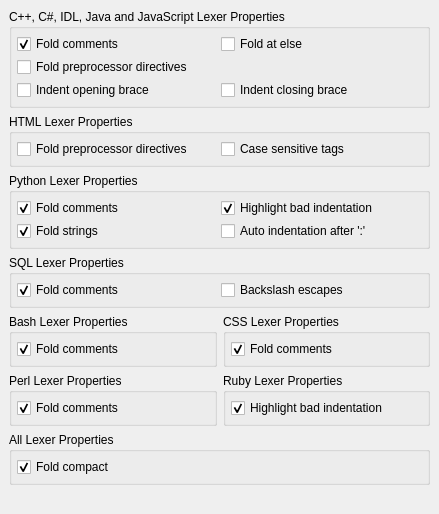
         <widget class="QWidget" name="wEditorProperties" >
          <attribute name="title" >
           <string>Properties</string>
          </attribute>
          <layout class="QGridLayout" >
           <property name="margin" >
            <number>9</number>
           </property>
           <property name="spacing" >
            <number>6</number>
           </property>
           <item row="6" column="0" colspan="2" >
            <widget class="QGroupBox" name="gbPropertiesAll" >
             <property name="title" >
              <string>All Lexer Properties</string>
             </property>
             <layout class="QVBoxLayout" >
              <property name="margin" >
               <number>5</number>
              </property>
              <property name="spacing" >
               <number>3</number>
              </property>
              <item>
               <widget class="QCheckBox" name="cbPropertiesAllFoldCompact" >
                <property name="text" >
                 <string>Fold compact</string>
                </property>
                <property name="checked" >
                 <bool>true</bool>
                </property>
               </widget>
              </item>
             </layout>
            </widget>
           </item>
           <item row="7" column="0" colspan="2" >
            <spacer>
             <property name="orientation" >
              <enum>Qt::Vertical</enum>
             </property>
             <property name="sizeHint" >
              <size>
               <width>421</width>
               <height>20</height>
              </size>
             </property>
            </spacer>
           </item>
           <item row="5" column="1" >
            <widget class="QGroupBox" name="gbPropertiesRuby" >
             <property name="title" >
              <string>Ruby Lexer Properties</string>
             </property>
             <layout class="QVBoxLayout" >
              <property name="margin" >
               <number>5</number>
              </property>
              <property name="spacing" >
               <number>3</number>
              </property>
              <item>
               <widget class="QCheckBox" name="cbPropertiesRubyHighlightBadIndentation" >
                <property name="text" >
                 <string>Highlight bad indentation</string>
                </property>
                <property name="checked" >
                 <bool>true</bool>
                </property>
               </widget>
              </item>
             </layout>
            </widget>
           </item>
           <item row="5" column="0" >
            <widget class="QGroupBox" name="gbPropertiesPerl" >
             <property name="title" >
              <string>Perl Lexer Properties</string>
             </property>
             <layout class="QVBoxLayout" >
              <property name="margin" >
               <number>5</number>
              </property>
              <property name="spacing" >
               <number>3</number>
              </property>
              <item>
               <widget class="QCheckBox" name="cbPropertiesPerlFoldComments" >
                <property name="text" >
                 <string>Fold comments</string>
                </property>
                <property name="checked" >
                 <bool>true</bool>
                </property>
               </widget>
              </item>
             </layout>
            </widget>
           </item>
           <item row="4" column="1" >
            <widget class="QGroupBox" name="gbPropertiesCSS" >
             <property name="title" >
              <string>CSS Lexer Properties</string>
             </property>
             <layout class="QVBoxLayout" >
              <property name="margin" >
               <number>5</number>
              </property>
              <property name="spacing" >
               <number>3</number>
              </property>
              <item>
               <widget class="QCheckBox" name="cbPropertiesCSSFoldComments" >
                <property name="text" >
                 <string>Fold comments</string>
                </property>
                <property name="checked" >
                 <bool>true</bool>
                </property>
               </widget>
              </item>
             </layout>
            </widget>
           </item>
           <item row="4" column="0" >
            <widget class="QGroupBox" name="gbPropertiesBash" >
             <property name="title" >
              <string>Bash Lexer Properties</string>
             </property>
             <layout class="QVBoxLayout" >
              <property name="margin" >
               <number>5</number>
              </property>
              <property name="spacing" >
               <number>3</number>
              </property>
              <item>
               <widget class="QCheckBox" name="cbPropertiesBashFoldComments" >
                <property name="text" >
                 <string>Fold comments</string>
                </property>
                <property name="checked" >
                 <bool>true</bool>
                </property>
               </widget>
              </item>
             </layout>
            </widget>
           </item>
           <item row="3" column="0" colspan="2" >
            <widget class="QGroupBox" name="gbPropertiesSQL" >
             <property name="title" >
              <string>SQL Lexer Properties</string>
             </property>
             <layout class="QHBoxLayout" >
              <property name="margin" >
               <number>5</number>
              </property>
              <property name="spacing" >
               <number>3</number>
              </property>
              <item>
               <widget class="QCheckBox" name="cbPropertiesSQLFoldComments" >
                <property name="text" >
                 <string>Fold comments</string>
                </property>
                <property name="checked" >
                 <bool>true</bool>
                </property>
               </widget>
              </item>
              <item>
               <widget class="QCheckBox" name="cbPropertiesSQLBackslashEscapes" >
                <property name="text" >
                 <string>Backslash escapes</string>
                </property>
               </widget>
              </item>
             </layout>
            </widget>
           </item>
           <item row="2" column="0" colspan="2" >
            <widget class="QGroupBox" name="gbPropertiesPython" >
             <property name="title" >
              <string>Python Lexer Properties</string>
             </property>
             <layout class="QGridLayout" >
              <property name="margin" >
               <number>5</number>
              </property>
              <property name="spacing" >
               <number>3</number>
              </property>
              <item row="1" column="1" >
               <widget class="QCheckBox" name="cbPropertiesPythonAutoIndentationAfter" >
                <property name="text" >
                 <string>Auto indentation after ':'</string>
                </property>
               </widget>
              </item>
              <item row="0" column="1" >
               <widget class="QCheckBox" name="cbPropertiesPythonHighlightBadIndentation" >
                <property name="text" >
                 <string>Highlight bad indentation</string>
                </property>
                <property name="checked" >
                 <bool>true</bool>
                </property>
               </widget>
              </item>
              <item row="0" column="0" >
               <widget class="QCheckBox" name="cbPropertiesPythonFoldComments" >
                <property name="text" >
                 <string>Fold comments</string>
                </property>
                <property name="checked" >
                 <bool>true</bool>
                </property>
               </widget>
              </item>
              <item row="1" column="0" >
               <widget class="QCheckBox" name="cbPropertiesPythonFoldStrings" >
                <property name="text" >
                 <string>Fold strings</string>
                </property>
                <property name="checked" >
                 <bool>true</bool>
                </property>
               </widget>
              </item>
             </layout>
            </widget>
           </item>
           <item row="1" column="0" colspan="2" >
            <widget class="QGroupBox" name="gbPropertiesHTML" >
             <property name="title" >
              <string>HTML Lexer Properties</string>
             </property>
             <layout class="QHBoxLayout" >
              <property name="margin" >
               <number>5</number>
              </property>
              <property name="spacing" >
               <number>3</number>
              </property>
              <item>
               <widget class="QCheckBox" name="cbPropertiesHTMLFoldPreprocessorDirectives" >
                <property name="text" >
                 <string>Fold preprocessor directives</string>
                </property>
               </widget>
              </item>
              <item>
               <widget class="QCheckBox" name="cbPropertiesHTMLCaseSensitivesTags" >
                <property name="text" >
                 <string>Case sensitive tags</string>
                </property>
               </widget>
              </item>
             </layout>
            </widget>
           </item>
           <item row="0" column="0" colspan="2" >
            <widget class="QGroupBox" name="gbPropertiesCpp" >
             <property name="title" >
              <string>C++, C#, IDL, Java and JavaScript Lexer Properties</string>
             </property>
             <layout class="QGridLayout" >
              <property name="margin" >
               <number>5</number>
              </property>
              <property name="spacing" >
               <number>3</number>
              </property>
              <item row="2" column="1" >
               <widget class="QCheckBox" name="cbPropertiesCppIndentClosingBrace" >
                <property name="text" >
                 <string>Indent closing brace</string>
                </property>
               </widget>
              </item>
              <item row="1" column="0" >
               <widget class="QCheckBox" name="cbPropertiesCppFoldPreprocessorDirectives" >
                <property name="text" >
                 <string>Fold preprocessor directives</string>
                </property>
               </widget>
              </item>
              <item row="0" column="1" >
               <widget class="QCheckBox" name="cbPropertiesCppFoldAtElse" >
                <property name="text" >
                 <string>Fold at else</string>
                </property>
               </widget>
              </item>
              <item row="0" column="0" >
               <widget class="QCheckBox" name="cbPropertiesCppFoldComments" >
                <property name="text" >
                 <string>Fold comments</string>
                </property>
                <property name="checked" >
                 <bool>true</bool>
                </property>
               </widget>
              </item>
              <item row="2" column="0" >
               <widget class="QCheckBox" name="cbPropertiesCppIndentOpeningBrace" >
                <property name="text" >
                 <string>Indent opening brace</string>
                </property>
               </widget>
              </item>
             </layout>
            </widget>
           </item>
          </layout>
         </widget>
